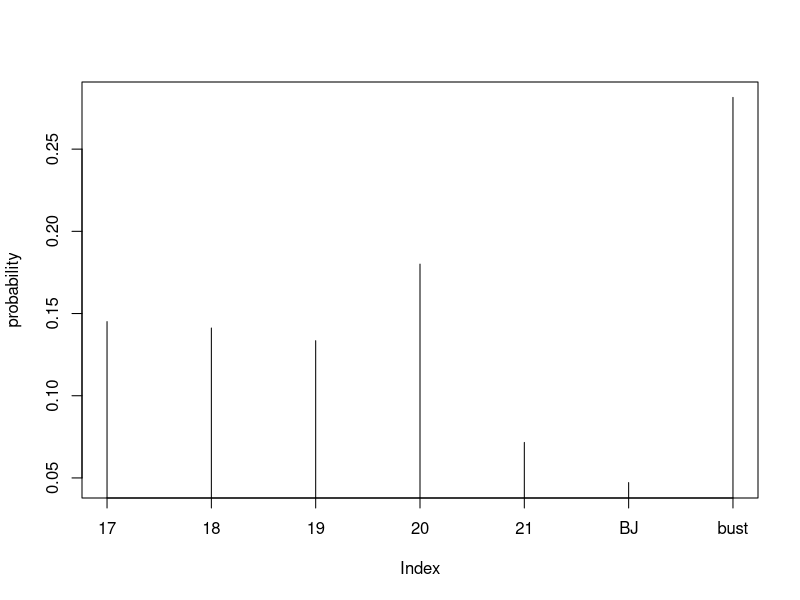

Recreate this plot in R.
set.seed(123)
nrepl=10^5

ndecks=6

#create a deck 
#1-stands for ace - will be counted with care!
deck=rep(c(1,2,3,4,5,6,7,8,9,10,10,10,10),4)

#write a function returning the point total for cards
pointtotal=function(cards){
  #count A in the hand
  naces=sum(cards==1)
  
  #total the cards countin A=1
  minpoint=sum(cards)
  
  if (naces>0  & minpoint+10<=21){
    #counting one ace as 11
    finalpoint=minpoint+10
  }
  else{
    #counting all aces as 1 or no aces in hand
    finalpoint=minpoint
  }
  return(finalpoint)
}


#prepare the cards - put decks togather add additional cards
allcards=rep(deck,ndecks)

#number of cards in all decks
ncards=length(allcards)

#preparecounters
count17=count18=count19=count20=count21=countBJ=countBust=0
countplayed=0

for (i in 1:nrepl){
  shuffledcards=sample(allcards,ncards)
  
  #deal 2 cards
  ndealerscards=2
  dealerscards=shuffledcards[1:ndealerscards]
  #total the points
  pointdealer=pointtotal(dealerscards)
  #Will the dealer hit?
  hit=(pointdealer<17)
  
  #repeats what is in {...} while hit=TRUE
  while (hit){
    #deal additional card
    ndealerscards=ndealerscards+1
    dealerscards=shuffledcards[1:ndealerscards]
    #total point
    pointdealer=pointtotal(dealerscards)
    #Do I hit again?
    hit=(pointdealer<17)
  }
  
  if (pointdealer==17){
    count17=count17+1
  }
  if (pointdealer==18){
    count18=count18+1
  }
  
  if (pointdealer==19){
    count19=count19+1
  }
  if (pointdealer==20){
    count20=count20+1
  }
  if (pointdealer==21){
    if (ndealerscards==2){
      countBJ=countBJ+1
    }else{
      count21=count21+1
    }
  }
  if (pointdealer>21){
    countBust=countBust+1
  }
  
}

finalresults=c(count17,count18,count19,count20,count21,countBJ,countBust)/nrepl
labelresults=c("17","18","19","20","21","BJ","bust")

print(finalresults)
print(2*4*16/(51*52))


plot(finalresults,type="h",ylab="probability",xaxt="n")
axis(1,at=1:7,labels=labelresults)

nocounthard17results=finalresults
